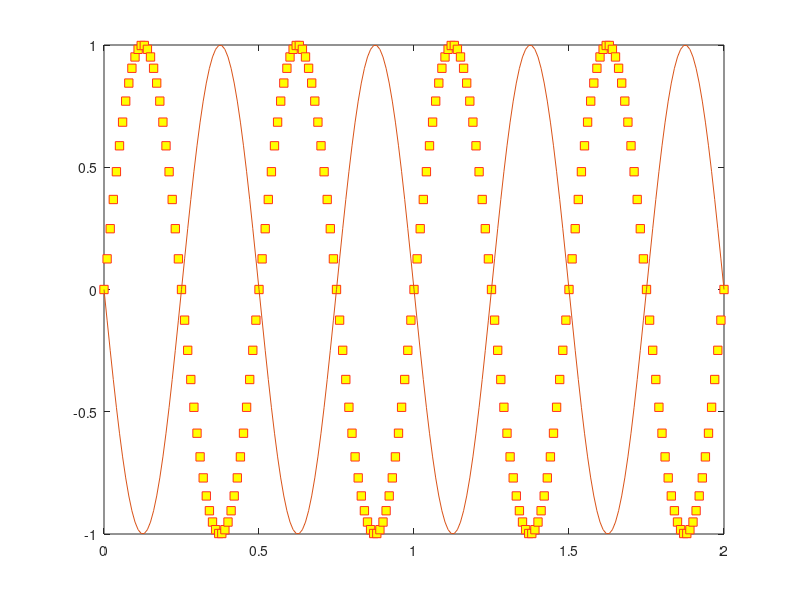
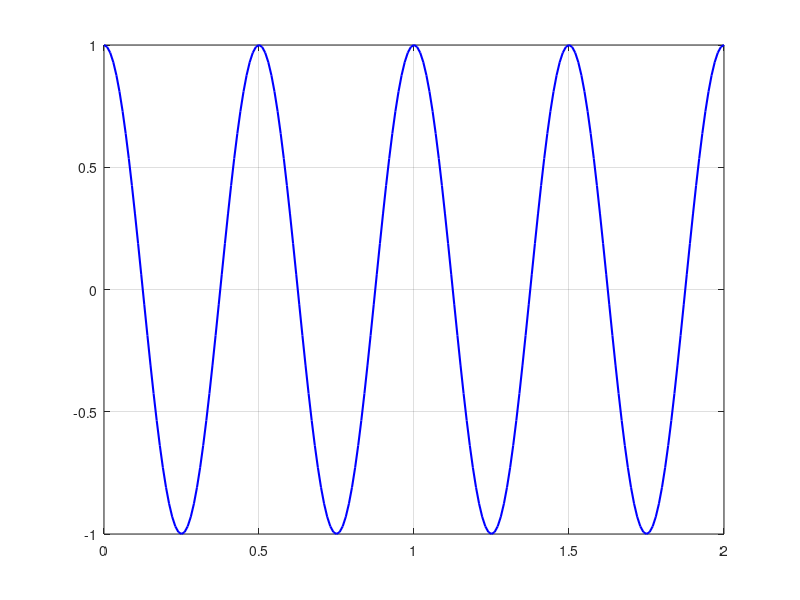

Here is the MATLAB script that generated these plots, in order:
clc;
clear;
close all;

f0 = 2;
t = 0:0.01:2;

x = sin (2*pi*f0*t);
y = cos (2*pi*f0*t);

figure(1);
plot (t,x,'s','Color',[1 0.20 0.10],'MarkerFaceColor','y');

figure(2);
plot (t,y,'b','LineWidth',1.5);
grid on;

figure(1);
hold on;
plot (t,-x);
